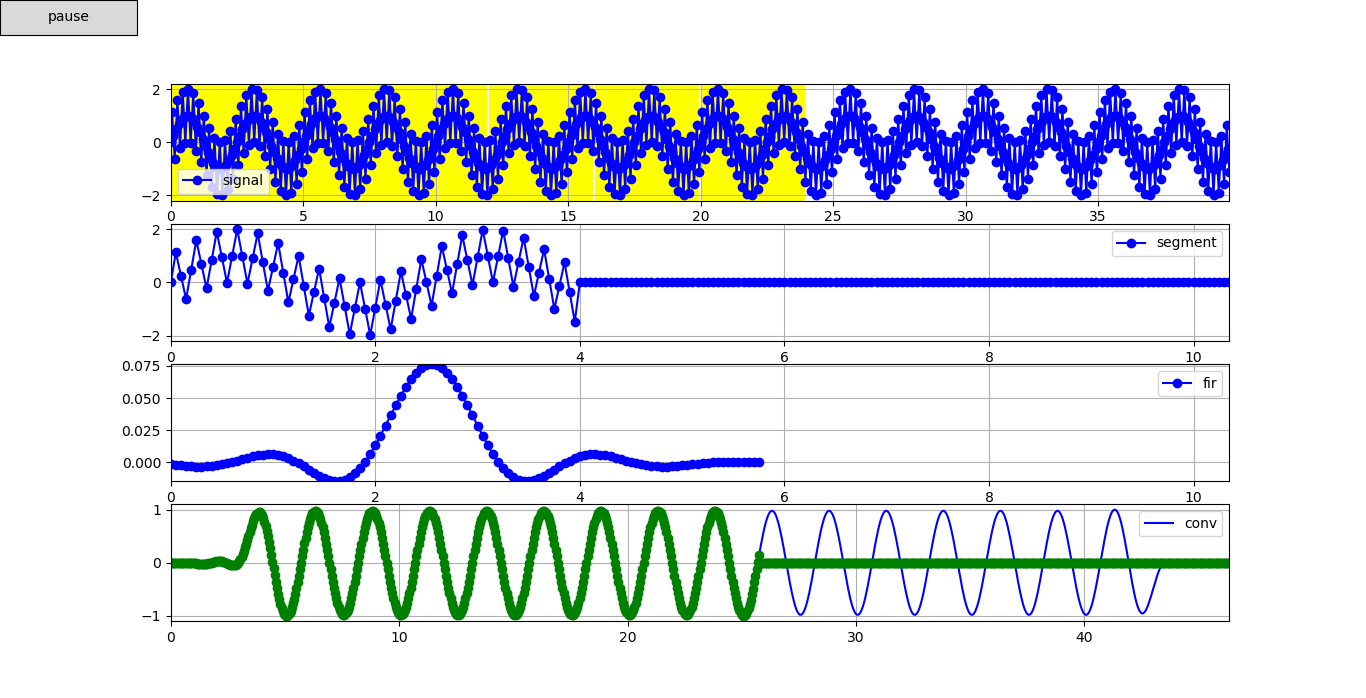

The script that drew this image:
import numpy as np
import matplotlib.pyplot as plt
import scipy.signal as sc
import matplotlib
from matplotlib.animation import FuncAnimation
from buttons import buttonOnFigure
#--------------------------------------
fig             = plt.figure()
fs              = 20
N               = 80
signalFrec      = .4
firData,        = np.load("4_clase/low_pass.npy").astype(float)
firData         = np.insert(firData,0,firData[-1])
M               = len(firData)
impar           = ((N+M-1)%2)
#--------------------------------------
def x(f,n):
    return np.sin(2*np.pi*f*n)+np.sin(2*np.pi*5*n)

k=10
tData=np.linspace(0,(k*N+M-1)/fs,k*N+M-1,endpoint=False)
xData=x(signalFrec,tData[:k*N])
segment=0
#--------------------------------------
signalAxe  = fig.add_subplot(4,1,1)
signalLn,  = plt.plot(tData[:k*N],xData,'b-o',label="signal")
signalAxe.legend()
signalAxe.grid(True)
signalAxe.set_xlim(0,(k*N-1)/fs)
signalAxe.set_ylim(np.min(xData)-0.2,np.max(xData)+0.2)
convSignalZoneLn = signalAxe.fill_between([0,0],10,-10,facecolor="yellow",alpha=0.5)

tSegmentData=np.linspace(0,(N+M-1)/fs,N+M-1,endpoint=False)
fData=np.concatenate((np.linspace(-fs/2,0,(N+M-1)//2,endpoint=False),\
       np.linspace(0,fs/2,(N+M-1)//2+impar,endpoint=False)))
segmentData=np.zeros(N+M-1)

segmentAxe  = fig.add_subplot(4,1,2)
segmentLn,  = plt.plot([],[],'b-o',label="segment")
segmentAxe.legend()
segmentAxe.grid(True)
segmentAxe.set_xlim(0,(N+M-2)/fs)
segmentAxe.set_ylim(np.min(xData)-0.2,np.max(xData)+0.2)
convSegmentZoneLn = signalAxe.fill_between([0,0],10,-10,facecolor="yellow",alpha=0.5)

firAxe  = fig.add_subplot(4,1,3)
firLn,  = plt.plot([],[],'b-o',label="fir")
firAxe.legend()
firAxe.grid(True)
firAxe.set_xlim(0,(N+M-2)/fs)
firAxe.set_ylim(np.min(firData),np.max(firData))

convAxe         = fig.add_subplot(4,1,4)
convolveData    = np.convolve(xData,firData)
convLn,         = plt.plot(tData,convolveData,'b-',label = "conv")
realtimeConvLn, = plt.plot([],[],'g-o')
convAxe.legend()
convAxe.grid(True)
convAxe.set_xlim(0,(k*N+M-2)/fs)
#--------------------------------------
realtimeConv=np.zeros(k*N+M-1)
def init():
    global yData,realtimeConv
#    realtimeConv=np.zeros(N+M-1)
    convZoneLn = signalAxe.fill_between([0,0],10,-10,facecolor="yellow",alpha=0.51)
    return firLn,realtimeConvLn,convSegmentZoneLn,convSignalZoneLn

def update(i):
    global yData,b,realtimeConv,segment

    segmentData[:N]=x(signalFrec,tData[segment*N:(segment+1)*N])
    segmentLn.set_data(tSegmentData,segmentData)

    tSegmentDataNegative=np.linspace((-M+1)/fs,(N+M-1)/fs,N+2*(M-1),endpoint=False)
    segmentDataNegative=np.concatenate((np.zeros(M-1),segmentData))
    firLn.set_data(tSegmentDataNegative[i:i+M],firData[::-1])
    realtimeConv[segment*N+i]+=np.sum(segmentDataNegative[i:i+M]*firData[::-1])
    realtimeConvLn.set_data(tData,realtimeConv)
    convZoneLn = signalAxe.fill_between([tSegmentDataNegative[i],tSegmentDataNegative[i+M-1]],10,-10,facecolor="yellow",alpha=0.51)
    convSignalZoneLn = signalAxe.fill_between([tData[segment*N],tData[(segment+1)*N-1]],10,-10,facecolor="yellow",alpha=0.5)
    if i==N+M-2:
        if segment<(k-1):
            segment+=1
        else:
            ani.event_source.stop()
    return firLn,realtimeConvLn,convSegmentZoneLn,convSignalZoneLn,segmentLn

ani=FuncAnimation(fig,update,N+M-1,init,interval=10 ,blit=True,repeat=True)
plt.get_current_fig_manager().window.showMaximized()
b=buttonOnFigure(fig,ani)
plt.show()
